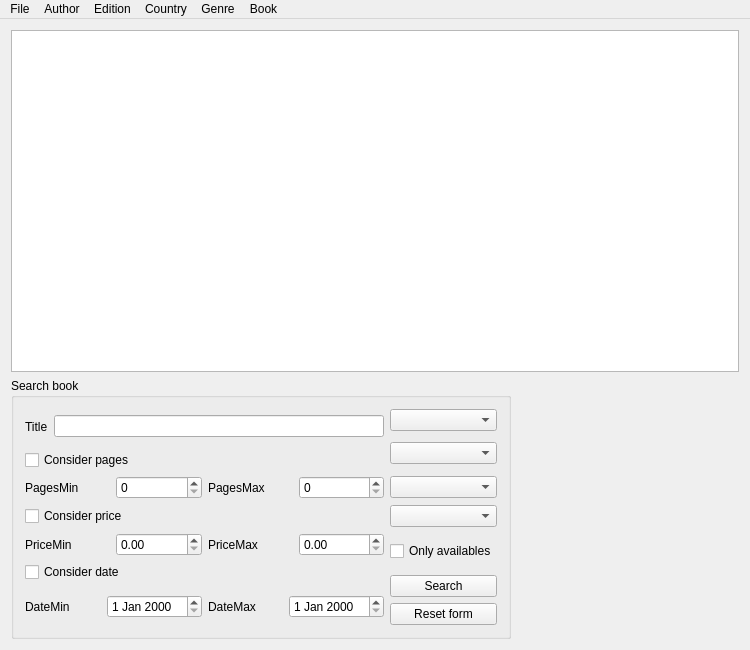
<?xml version="1.0" encoding="UTF-8"?>
<ui version="4.0">
 <class>MainWindow</class>
 <widget class="QMainWindow" name="MainWindow">
  <property name="geometry">
   <rect>
    <x>0</x>
    <y>0</y>
    <width>750</width>
    <height>650</height>
   </rect>
  </property>
  <property name="minimumSize">
   <size>
    <width>750</width>
    <height>650</height>
   </size>
  </property>
  <property name="maximumSize">
   <size>
    <width>16777215</width>
    <height>16777215</height>
   </size>
  </property>
  <property name="windowTitle">
   <string>MainWindow</string>
  </property>
  <widget class="QWidget" name="centralWidget">
   <layout class="QGridLayout" name="gridLayout_3">
    <item row="0" column="0">
     <layout class="QVBoxLayout" name="verticalLayout">
      <item>
       <widget class="QTableView" name="tableView">
        <property name="minimumSize">
         <size>
          <width>721</width>
          <height>311</height>
         </size>
        </property>
       </widget>
      </item>
      <item>
       <layout class="QHBoxLayout" name="horizontalLayout_9">
        <item>
         <widget class="QGroupBox" name="groupBox">
          <property name="minimumSize">
           <size>
            <width>500</width>
            <height>261</height>
           </size>
          </property>
          <property name="maximumSize">
           <size>
            <width>500</width>
            <height>261</height>
           </size>
          </property>
          <property name="title">
           <string>Search book</string>
          </property>
          <layout class="QGridLayout" name="gridLayout_2">
           <item row="0" column="0">
            <layout class="QGridLayout" name="gridLayout">
             <item row="0" column="0" rowspan="2">
              <layout class="QHBoxLayout" name="horizontalLayout_8">
               <item>
                <widget class="QLabel" name="label_7">
                 <property name="text">
                  <string>Title</string>
                 </property>
                </widget>
               </item>
               <item>
                <widget class="QLineEdit" name="txtSearch"/>
               </item>
              </layout>
             </item>
             <item row="0" column="1">
              <layout class="QHBoxLayout" name="horizontalLayout_4">
               <item>
                <widget class="QComboBox" name="comboAuthores"/>
               </item>
              </layout>
             </item>
             <item row="1" column="1" rowspan="2">
              <layout class="QHBoxLayout" name="horizontalLayout_5">
               <item>
                <widget class="QComboBox" name="comboGenres"/>
               </item>
              </layout>
             </item>
             <item row="2" column="0">
              <widget class="QCheckBox" name="checkBoxPages">
               <property name="text">
                <string>Consider pages</string>
               </property>
              </widget>
             </item>
             <item row="3" column="0">
              <layout class="QHBoxLayout" name="horizontalLayout">
               <item>
                <widget class="QLabel" name="label">
                 <property name="text">
                  <string>PagesMin</string>
                 </property>
                </widget>
               </item>
               <item>
                <widget class="QSpinBox" name="spinBoxPagesMin">
                 <property name="maximum">
                  <number>10000</number>
                 </property>
                </widget>
               </item>
               <item>
                <widget class="QLabel" name="label_2">
                 <property name="text">
                  <string>PagesMax</string>
                 </property>
                </widget>
               </item>
               <item>
                <widget class="QSpinBox" name="spinBoxPagesMax">
                 <property name="maximum">
                  <number>100000</number>
                 </property>
                </widget>
               </item>
              </layout>
             </item>
             <item row="3" column="1">
              <layout class="QHBoxLayout" name="horizontalLayout_6">
               <item>
                <widget class="QComboBox" name="comboCountries"/>
               </item>
              </layout>
             </item>
             <item row="4" column="0">
              <widget class="QCheckBox" name="checkBoxPrice">
               <property name="text">
                <string>Consider price</string>
               </property>
              </widget>
             </item>
             <item row="4" column="1">
              <layout class="QHBoxLayout" name="horizontalLayout_7">
               <item>
                <widget class="QComboBox" name="comboEditions"/>
               </item>
              </layout>
             </item>
             <item row="5" column="0">
              <layout class="QHBoxLayout" name="horizontalLayout_2">
               <item>
                <widget class="QLabel" name="label_3">
                 <property name="text">
                  <string>PriceMin</string>
                 </property>
                </widget>
               </item>
               <item>
                <widget class="QDoubleSpinBox" name="spinBoxPriceMin">
                 <property name="maximum">
                  <double>999999999.000000000000000</double>
                 </property>
                </widget>
               </item>
               <item>
                <widget class="QLabel" name="label_4">
                 <property name="text">
                  <string>PriceMax</string>
                 </property>
                </widget>
               </item>
               <item>
                <widget class="QDoubleSpinBox" name="spinBoxPriceMax">
                 <property name="maximum">
                  <double>999999999.000000000000000</double>
                 </property>
                </widget>
               </item>
              </layout>
             </item>
             <item row="5" column="1" rowspan="2">
              <widget class="QCheckBox" name="checkBoxOnlyAvailables">
               <property name="text">
                <string>Only availables</string>
               </property>
              </widget>
             </item>
             <item row="6" column="0" rowspan="2">
              <widget class="QCheckBox" name="checkBoxDate">
               <property name="text">
                <string>Consider date</string>
               </property>
              </widget>
             </item>
             <item row="7" column="1" rowspan="2">
              <widget class="QPushButton" name="btnSearchBook">
               <property name="text">
                <string>Search</string>
               </property>
              </widget>
             </item>
             <item row="8" column="0" rowspan="2">
              <layout class="QHBoxLayout" name="horizontalLayout_3">
               <item>
                <widget class="QLabel" name="label_5">
                 <property name="text">
                  <string>DateMin</string>
                 </property>
                </widget>
               </item>
               <item>
                <widget class="QDateEdit" name="dateEditMIn"/>
               </item>
               <item>
                <widget class="QLabel" name="label_6">
                 <property name="text">
                  <string>DateMax</string>
                 </property>
                </widget>
               </item>
               <item>
                <widget class="QDateEdit" name="dateEditMax"/>
               </item>
              </layout>
             </item>
             <item row="9" column="1">
              <widget class="QPushButton" name="btnResetForm">
               <property name="text">
                <string>Reset form</string>
               </property>
              </widget>
             </item>
            </layout>
           </item>
          </layout>
         </widget>
        </item>
        <item>
         <spacer name="horizontalSpacer">
          <property name="orientation">
           <enum>Qt::Horizontal</enum>
          </property>
          <property name="sizeHint" stdset="0">
           <size>
            <width>40</width>
            <height>20</height>
           </size>
          </property>
         </spacer>
        </item>
       </layout>
      </item>
     </layout>
    </item>
   </layout>
  </widget>
  <widget class="QMenuBar" name="menuBar">
   <property name="geometry">
    <rect>
     <x>0</x>
     <y>0</y>
     <width>750</width>
     <height>19</height>
    </rect>
   </property>
   <widget class="QMenu" name="menuFile">
    <property name="title">
     <string>File</string>
    </property>
    <addaction name="action_close"/>
   </widget>
   <widget class="QMenu" name="menuAuthor">
    <property name="title">
     <string>Author</string>
    </property>
    <addaction name="action_edit_authors"/>
   </widget>
   <widget class="QMenu" name="menuEdition">
    <property name="title">
     <string>Edition</string>
    </property>
    <addaction name="action_manage_editions"/>
   </widget>
   <widget class="QMenu" name="menuCountry">
    <property name="title">
     <string>Country</string>
    </property>
    <addaction name="action_edit_countries"/>
   </widget>
   <widget class="QMenu" name="menuGenre">
    <property name="title">
     <string>Genre</string>
    </property>
    <addaction name="action_edit_genres"/>
   </widget>
   <widget class="QMenu" name="menuBook">
    <property name="title">
     <string>Book</string>
    </property>
    <addaction name="action_insert_book"/>
    <addaction name="action_remove_book"/>
    <addaction name="action_search_book"/>
   </widget>
   <addaction name="menuFile"/>
   <addaction name="menuAuthor"/>
   <addaction name="menuEdition"/>
   <addaction name="menuCountry"/>
   <addaction name="menuGenre"/>
   <addaction name="menuBook"/>
  </widget>
  <action name="action_close">
   <property name="text">
    <string>Close</string>
   </property>
  </action>
  <action name="action_edit_authors">
   <property name="text">
    <string>Edit authors</string>
   </property>
  </action>
  <action name="action_manage_editions">
   <property name="text">
    <string>Manage editions</string>
   </property>
  </action>
  <action name="action_edit_countries">
   <property name="text">
    <string>Edit countries</string>
   </property>
  </action>
  <action name="action_edit_genres">
   <property name="text">
    <string>Edit genres</string>
   </property>
  </action>
  <action name="action_insert_book">
   <property name="text">
    <string>Insert book</string>
   </property>
   <property name="toolTip">
    <string>Insert book</string>
   </property>
  </action>
  <action name="action_remove_book">
   <property name="text">
    <string>Remove book</string>
   </property>
   <property name="toolTip">
    <string>Remove book</string>
   </property>
  </action>
  <action name="action_search_book">
   <property name="text">
    <string>Search for a book</string>
   </property>
   <property name="toolTip">
    <string>Search for a book</string>
   </property>
  </action>
 </widget>
 <layoutdefault spacing="6" margin="11"/>
 <resources/>
 <connections/>
</ui>
